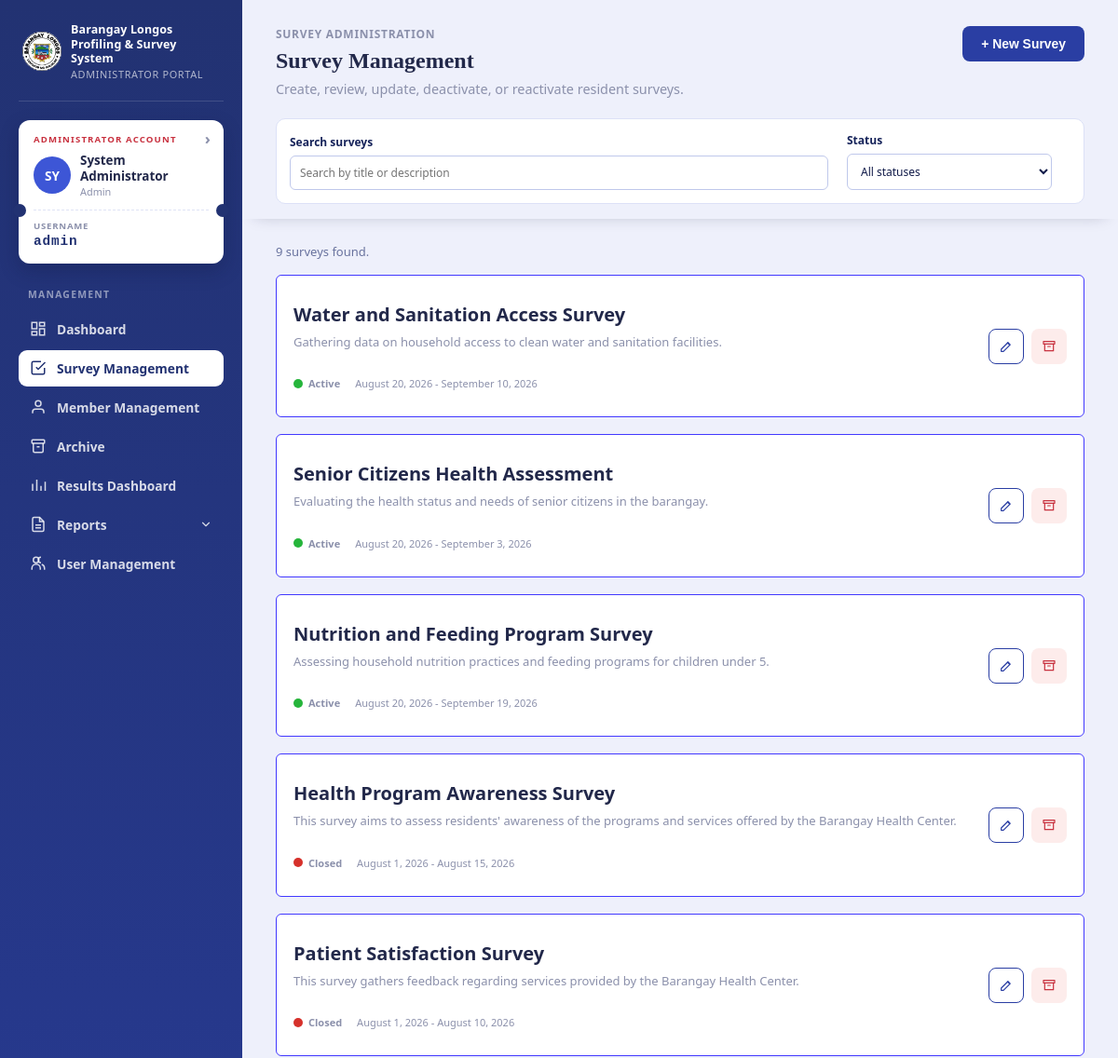
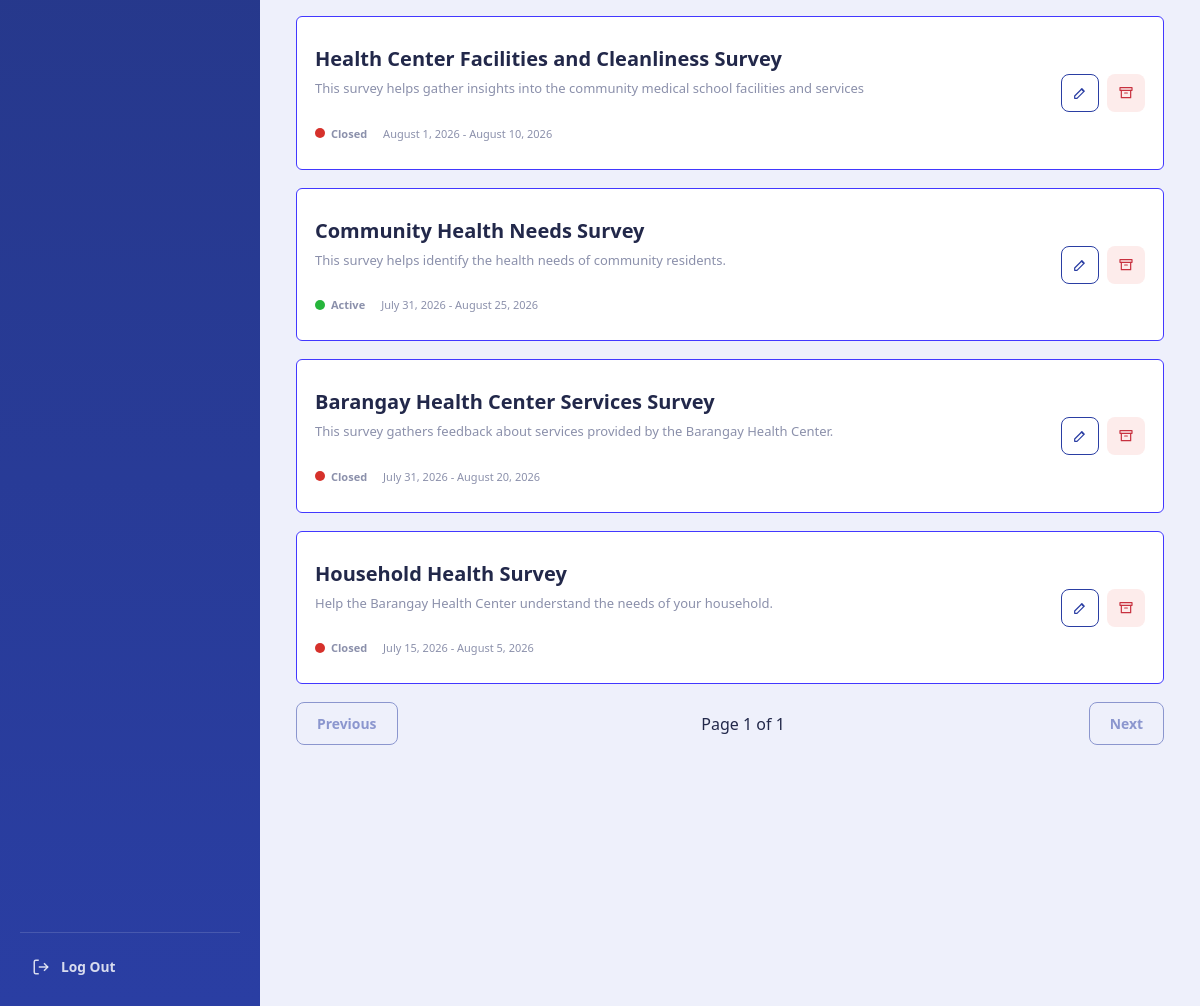
The page /admin/pages/surveys.php (signed in) on the database its author committed (2 pictures, top to bottom).
### tables this page shows
CREATE TABLE `staff_admin` (
  `id` int(10) UNSIGNED NOT NULL,
  `username` varchar(80) NOT NULL,
  `full_name` varchar(120) NOT NULL,
  `password_hash` varchar(255) NOT NULL,
  `role` enum('admin','staff') NOT NULL DEFAULT 'staff',
  `contact_number` varchar(30) NOT NULL DEFAULT '',
  `address` text NOT NULL,
  `birthday` date DEFAULT NULL,
  `is_active` tinyint(1) NOT NULL DEFAULT 1,
  `archived_at` timestamp NULL DEFAULT NULL,
  `created_at` timestamp NULL DEFAULT current_timestamp()
);

CREATE TABLE `surveys` (
  `id` int(10) UNSIGNED NOT NULL,
  `title` varchar(180) NOT NULL,
  `description` text NOT NULL,
  `opens_at` date NOT NULL,
  `closes_at` date NOT NULL,
  `is_active` tinyint(1) NOT NULL DEFAULT 1,
  `archived_at` timestamp NULL DEFAULT NULL,
  `created_at` timestamp NULL DEFAULT current_timestamp()
);

### config/database.php (called while the page is built, shortened)
<?php
function database(): PDO
{
    static $connection = null;
    if ($connection instanceof PDO) {
        return $connection;
    }
    $connection = new PDO(
        'mysql:host=' . DB_HOST . ';dbname=' . DB_NAME . ';charset=utf8mb4',
        DB_USER,
        DB_PASS,
        [
            PDO::ATTR_ERRMODE => PDO::ERRMODE_EXCEPTION,
            PDO::ATTR_DEFAULT_FETCH_MODE => PDO::FETCH_ASSOC,
            PDO::ATTR_EMULATE_PREPARES => false,
        ]
    );
    $connection->exec("SET time_zone = '+08:00'");
    return $connection;
}

### config/admin_auth.php (called while the page is built, shortened)
<?php
require_once __DIR__ . '/auth.php';
function current_admin(): ?array
{
    $statement = database()->prepare('SELECT id, username, full_name, role, contact_number, address, birthday FROM staff_admin WHERE id = ? AND is_active = 1 LIMIT 1');
    $statement->execute([$_SESSION['admin_id']]);
    return $statement->fetch() ?: null;
}
function require_admin(): array
{
    $admin = current_admin();
    return $admin;
}

### config/auth.php (called while the page is built, shortened)
<?php
require_once __DIR__ . '/database.php';
function h(?string $value): string
{
    return htmlspecialchars((string) $value, ENT_QUOTES, 'UTF-8');
}

### admin/pages/surveys.php (the view, shortened to what this page needs)
<?php
require_once __DIR__ . '/../../config/admin_auth.php';
$admin = require_admin();
$db = database();
$db->exec("UPDATE surveys SET is_active = 0 WHERE is_active = 1 AND closes_at <= CURDATE()");
$search = trim((string) ($_GET['q'] ?? ''));
$status = (string) ($_GET['status'] ?? 'all');
$page = max(1, (int) ($_GET['page'] ?? 1));
$perPage = 10;
$where = ['archived_at IS NULL'];
$params = [];
$whereSql = ' WHERE ' . implode(' AND ', $where);
$countStatement = $db->prepare('SELECT COUNT(*) FROM surveys' . $whereSql);
$countStatement->execute($params);
$surveyCount = (int) $countStatement->fetchColumn();
$pageCount = max(1, (int) ceil($surveyCount / $perPage));
$page = min($page, $pageCount);
$offset = ($page - 1) * $perPage;
$surveyStatement = $db->prepare('SELECT id, title, description, opens_at, closes_at, is_active FROM surveys' . $whereSql . ' ORDER BY id DESC LIMIT ' . $perPage . ' OFFSET ' . $offset);
$surveyStatement->execute($params);
$surveys = $surveyStatement->fetchAll();
$pageUrl = static function (int $targetPage) use ($search, $status): string {
    $query = ['page' => $targetPage];
    if ($search !== '') $query['q'] = $search;
    if ($status !== 'all') $query['status'] = $status;
    return 'surveys.php?' . http_build_query($query);
};
?>
<!doctype html>
<html lang="en">
<head>
    <link rel="stylesheet" href="../../assets/css/dashboard.css?v=13">
<link rel="stylesheet" href="../css/logout.css">
    <link rel="stylesheet" href="../../assets/css/admin-management.css">
    <link rel="stylesheet" href="../css/surveys.css?v=7">
</head>
<body>
    <div class="portal-shell">
        <aside class="sidebar">
            <div class="sidebar-brand">
                <div class="sidebar-seal"><img src="../../assets/img/barangay-longos-logo.jpg" alt="Barangay Longos Logo"></div>
                <div class="wordmark">Barangay Longos<br>Profiling &amp; Survey System<small>Administrator Portal</small></div>
            </div>
            <div class="id-card" data-navigate-href="admin_profile.php">
                <div class="id-eyebrow"><?= $admin['role'] === 'admin' ? 'Administrator Account' : 'Staff Account' ?></div>
                <div class="id-card-row">
                    <div class="id-avatar"><?= h(strtoupper(substr($admin['full_name'], 0, 2))) ?></div>
                    <div class="id-card-name"><?= h($admin['full_name']) ?><small><?= h(ucfirst($admin['role'])) ?></small></div>
                </div>
                <div class="id-card-perf"></div>
                <div class="id-card-number"><span>Username</span><?= h($admin['username']) ?></div>
            </div>
            <nav class="nav-group">
                <span class="nav-label">Management</span>
                <a class="nav-link" href="dashboard.php"><span class="nav-icon"><svg viewBox="0 0 24 24" fill="none" stroke="currentColor" stroke-width="2"><rect x="3" y="3" width="7" height="9"/><rect x="14" y="3" width="7" height="5"/><rect x="14" y="12" width="7" height="9"/><rect x="3" y="16" width="7" height="5"/></svg></span>Dashboard</a>
                <a class="nav-link" href="surveys.php" aria-current="page"><span class="nav-icon"><svg viewBox="0 0 24 24" fill="none" stroke="currentColor" stroke-width="2"><path d="M9 11l3 3L22 4"/><path d="M21 12v7a2 2 0 0 1-2 2H5a2 2 0 0 1-2-2V5a2 2 0 0 1 2-2h11"/></svg></span>Survey Management</a>
                <a class="nav-link" href="members.php"><span class="nav-icon"><svg viewBox="0 0 24 24" fill="none" stroke="currentColor" stroke-width="2"><path d="M20 21v-2a4 4 0 0 0-4-4H8a4 4 0 0 0-4 4v2"/><circle cx="12" cy="7" r="4"/></svg></span>Member Management</a><a class="nav-link" href="archive.php"><span class="nav-icon"><svg viewBox="0 0 24 24" fill="none" stroke="currentColor" stroke-width="2"><rect x="3" y="3" width="18" height="5" rx="1"/><path d="M5 8v11a2 2 0 0 0 2 2h10a2 2 0 0 0 2-2V8"/><line x1="10" y1="13" x2="14" y2="13"/></svg></span>Archive</a>
                <a class="nav-link" href="results.php"><span class="nav-icon"><svg viewBox="0 0 24 24" fill="none" stroke="currentColor" stroke-width="2"><line x1="4" y1="20" x2="4" y2="10"/><line x1="10" y1="20" x2="10" y2="4"/><line x1="16" y1="20" x2="16" y2="13"/><line x1="22" y1="20" x2="22" y2="7"/></svg></span>Results Dashboard</a>
                <div class="nav-group-item">
            <button type="button" class="nav-link nav-parent" aria-expanded="false"><span class="nav-icon"><svg viewBox="0 0 24 24" fill="none" stroke="currentColor" stroke-width="2"><path d="M14 2H6a2 2 0 0 0-2 2v16a2 2 0 0 0 2 2h12a2 2 0 0 0 2-2V8z"/><path d="M14 2v6h6"/><line x1="8" y1="13" x2="16" y2="13"/><line x1="8" y1="17" x2="16" y2="17"/></svg></span>
                <span>Reports</span>
                <svg class="nav-chevron" viewBox="0 0 24 24" fill="none" stroke="currentColor" stroke-width="2" stroke-linecap="round" stroke-linejoin="round"><polyline points="6 9 12 15 18 9"/></svg>
            </button>
        </div>
                <?php if ($admin['role'] === 'admin'): ?><a class="nav-link" href="users.php"><span class="nav-icon"><svg viewBox="0 0 24 24" fill="none" stroke="currentColor" stroke-width="2"><circle cx="9" cy="7" r="4"/><path d="M3 21v-2a6 6 0 0 1 12 0v2"/><path d="M16 11a4 4 0 0 1 0-8"/><path d="M21 21v-2a6 6 0 0 0-4-5.7"/></svg></span>User Management</a><?php endif; ?>
            </nav>
            <div class="nav-footer"><a class="nav-link" href="../../process/admin_logout.php" onclick="event.preventDefault(); logout();"><span class="nav-icon"><svg viewBox="0 0 24 24" fill="none" stroke="currentColor" stroke-width="2"><path d="M9 21H5a2 2 0 0 1-2-2V5a2 2 0 0 1 2-2h4"/><polyline points="16 17 21 12 16 7"/><line x1="21" y1="12" x2="9" y2="12"/></svg></span>Log Out</a></div>
        </aside>
        <main class="main">
            <div class="sticky-head">
            <div class="topbar">
                <div>
                    <div class="page-eyebrow">Survey administration</div>
                    <h1 class="page-title">Survey Management</h1>
                    <p class="page-sub">Create, review, update, deactivate, or reactivate resident surveys.</p>
                </div>
                <button class="btn btn-primary" type="button" data-open-survey-dialog>+ New Survey</button>
            </div>
        <form class="survey-tools" method="get" role="search" data-live-filter>
            <label class="tool-search" for="survey-search">Search surveys
                <input id="survey-search" type="search" name="q" value="<?= h($search) ?>" placeholder="Search by title or description" autocomplete="off" data-live-search>
            </label>
            <label class="tool-filter" for="survey-status">Status
                <select id="survey-status" name="status">
                    <option value="all" <?= $status === 'all' ? 'selected' : '' ?>>All statuses</option>
                </select>
            </label>
        </form>
        </div>
        <div class="survey-page">
        <div data-live-results aria-live="polite">
        <p class="list-summary"><?= $surveyCount ?> survey<?= $surveyCount === 1 ? '' : 's' ?> found<?= $surveyCount > $perPage ? ' · Page ' . $page . ' of ' . $pageCount : '' ?>.</p>
        <section class="survey-list" aria-label="Surveys">
            <?php foreach ($surveys as $survey): ?>
                <article class="survey-card">
                    <div class="survey-info">
                        <h2><?= h($survey['title']) ?></h2>
                        <p><?= h($survey['description']) ?></p>
                        <div class="survey-meta">
                            <span class="dot <?= $survey['is_active'] ? 'active' : 'closed' ?>"></span>
                            <strong><?= $survey['is_active'] ? 'Active' : 'Closed' ?></strong>
                            <span><?= h(date('F j, Y', strtotime($survey['opens_at']))) ?> - <?= h(date('F j, Y', strtotime($survey['closes_at']))) ?></span>
                        </div>
                    </div>
                    <div class="survey-card-actions">
                        <a class="btn btn-outline btn-sm icon-action" href="manage_survey.php?id=<?= (int) $survey['id'] ?>" aria-label="Manage survey" data-tooltip="Manage Survey"><svg viewBox="0 0 24 24" aria-hidden="true"><path d="M4 16.5V20h3.5L18.4 9.1l-3.5-3.5L4 16.5Z"/><path d="m13.9 6.1 3.5 3.5"/></svg></a>
                        <?php
                            $archiveSurveyConfirm = json_encode([
                                'title' => 'Archive this survey?',
                                'description' => '"' . $survey['title'] . '" will be closed and moved to the Archive, and removed from Survey Reports. You can restore it from there at any time.',
                                'confirmLabel' => 'Yes, archive',
                                'variant' => 'danger',
                            ], JSON_HEX_APOS | JSON_HEX_QUOT);
                        ?>
                        <form action="../../process/admin_archive_survey.php" method="post" data-confirm-modal='<?=$archiveSurveyConfirm?>'>
                            <button class="btn btn-danger btn-sm icon-action" type="submit" aria-label="Archive survey" data-tooltip="Archive"><svg viewBox="0 0 24 24" aria-hidden="true"><path d="M3 4h18v4H3z"/><path d="M5 8v11h14V8"/><path d="M10 12h4"/></svg></button>
                        </form>
                    </div>
                </article>
            <?php endforeach; ?>
        </section>
        <?php if ($surveyCount > 0): ?>
            <nav class="pagination" aria-label="Survey pages">
                <?php if ($page > 1): ?><a class="btn btn-outline" href="<?= h($pageUrl($page - 1)) ?>">Previous</a><?php else: ?><span class="btn btn-outline" aria-disabled="true">Previous</span><?php endif; ?>
                <span>Page <?= $page ?> of <?= $pageCount ?></span>
                <?php if ($page < $pageCount): ?><a class="btn btn-outline" href="<?= h($pageUrl($page + 1)) ?>">Next</a><?php else: ?><span class="btn btn-outline" aria-disabled="true">Next</span><?php endif; ?>
            </nav>
        <?php endif; ?>
        </div>
            </div>
        </main>
    </div>
</body>
</html>

### assets/css/admin-management.css (style rules this page uses)
.btn-danger { background:#fdeceb;color:var(--gov-red,#c8313f) }
.btn-sm { padding:7px 14px;font-size:.8rem;border-radius:8px }
.topbar { display:flex;align-items:flex-start;justify-content:space-between;gap:16px;margin-bottom:22px;flex-wrap:wrap }
body .page-eyebrow { font-size:.75rem;text-transform:uppercase;letter-spacing:.06em;color:var(--muted,#8b90ab);font-weight:700 }
.page-title { font-size:1.5rem;margin:4px 0 6px }
.page-sub { color:var(--muted,#8b90ab);font-size:.9rem }

### admin/css/surveys.css (style rules this page uses)
.survey-page { min-height: 100%; width: 100%; }
.survey-list { display: grid; gap: 18px; }
.survey-page .survey-card { align-items: center; background: #fff; border: 1px solid #4238ff; border-radius: 6px; display: flex; flex-direction: row; gap: 20px; justify-content: space-between; min-height: 142px; padding: 28px 18px; }
.survey-info { min-width: 0; }
.survey-card h2 { margin: 0 0 7px; font-size: 20px; }
.survey-card p { margin: 0 0 27px; font-size: 13px; }
.survey-meta { align-items: center; display: flex; flex-wrap: wrap; gap: 16px; font-size: 11px; }
.dot { border-radius: 50%; display: inline-block; height: 10px; margin-right: -10px; width: 10px; }
.active { background: #26b53b; }
.closed { background: #d6312b; }
.survey-tools { align-items: end; background: #fff; border: 1px solid #dce1f7; border-radius: 10px; display: grid; gap: 20px; grid-template-columns: 1fr 220px auto; margin-bottom: 10px; padding: 14px; }
.tool-search, .tool-filter { color: #16235a; display: grid; font-size: 12px; font-weight: 700; gap: 6px; min-width: 0; }
.survey-tools input, .survey-tools select { padding: 9px 10px; }
.list-summary { color: #68729e; font-size: 13px; margin: 0 0 16px; }
.pagination { align-items: center; display: flex; justify-content: space-between; gap: 12px; margin-top: 18px; }
.pagination .btn[aria-disabled="true"] { opacity: .5; pointer-events: none; }
input, textarea, select { background: #fff; border: 1px solid #bfc8eb; border-radius: 6px; color: #111b49; font: inherit; font-weight: 400; padding: 11px; width: 100%; }
.survey-card-actions { align-items:center;display:flex;flex-shrink:0;gap:8px }
.survey-card-actions form { margin:0 }
.survey-card-actions .icon-action { height:38px;width:38px;padding:0;display:inline-flex;align-items:center;justify-content:center;position:relative;flex-shrink:0 }
.survey-card-actions .icon-action svg { height:16px;width:16px;fill:none;stroke:currentColor;stroke-width:1.8;stroke-linecap:round;stroke-linejoin:round }
.survey-card-actions .icon-action::after { background:#172b4d;border-radius:6px;color:#fff;content:attr(data-tooltip);font-size:.72rem;font-weight:700;left:50%;opacity:0;padding:6px 8px;pointer-events:none;position:absolute;bottom:calc(100% + 8px);transform:translateX(-50%) translateY(3px);transition:opacity .15s,transform .15s;white-space:nowrap;z-index:10 }

### rows shown on the page
staff_admin: full_name "SY", full_name "System Administrator", role "Admin", username "admin"
surveys: title "Water and Sanitation Access Survey", description "Gathering data on household access to clean water and sanitation facilities.", is_active 1 (drawn), opens_at "August 20, 2026", closes_at "September 10, 2026"
surveys: title "Senior Citizens Health Assessment", description "Evaluating the health status and needs of senior citizens in the barangay.", is_active 1 (drawn), opens_at "August 20, 2026", closes_at "September 3, 2026"
surveys: title "Nutrition and Feeding Program Survey", description "Assessing household nutrition practices and feeding programs for children under 5.", is_active 1 (drawn), opens_at "August 20, 2026", closes_at "September 19, 2026"
surveys: title "Health Program Awareness Survey", description "This survey aims to assess residents' awareness of the programs and services offered by the Barangay Health Center.", is_active 0 (drawn), opens_at "August 1, 2026", closes_at "August 15, 2026"
surveys: title "Patient Satisfaction Survey", description "This survey gathers feedback regarding services provided by the Barangay Health Center.", is_active 0 (drawn), opens_at "August 1, 2026", closes_at "August 10, 2026"
surveys: title "Health Center Facilities and Cleanliness Survey", description "This survey helps gather insights into the community medical school facilities and services", is_active 0 (drawn), opens_at "August 1, 2026", closes_at "August 10, 2026"
surveys: title "Community Health Needs Survey", description "This survey helps identify the health needs of community residents.", is_active 1 (drawn), opens_at "July 31, 2026", closes_at "August 25, 2026"
surveys: title "Barangay Health Center Services Survey", description "This survey gathers feedback about services provided by the Barangay Health Center.", is_active 0 (drawn), opens_at "July 31, 2026", closes_at "August 20, 2026"
surveys: title "Household Health Survey", description "Help the Barangay Health Center understand the needs of your household.", is_active 0 (drawn), opens_at "July 15, 2026", closes_at "August 5, 2026"

### other values the page prints
$surveyCount "9"
$page "1"
$pageCount "1"
